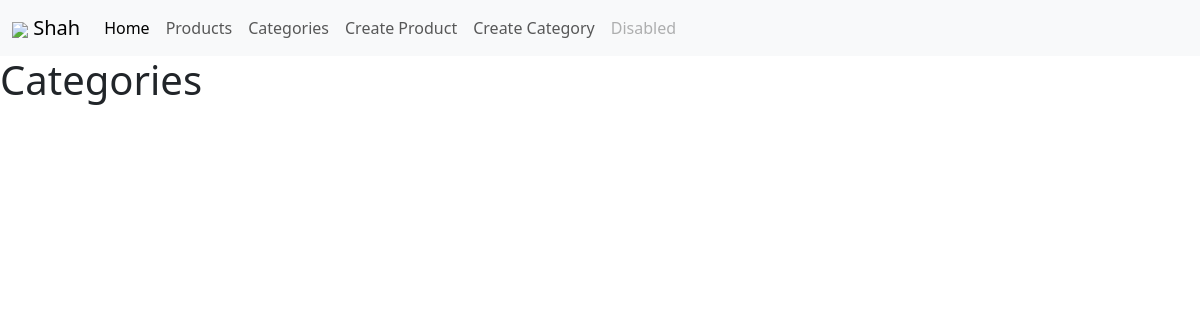
Page /categories/ on the earlier database version.
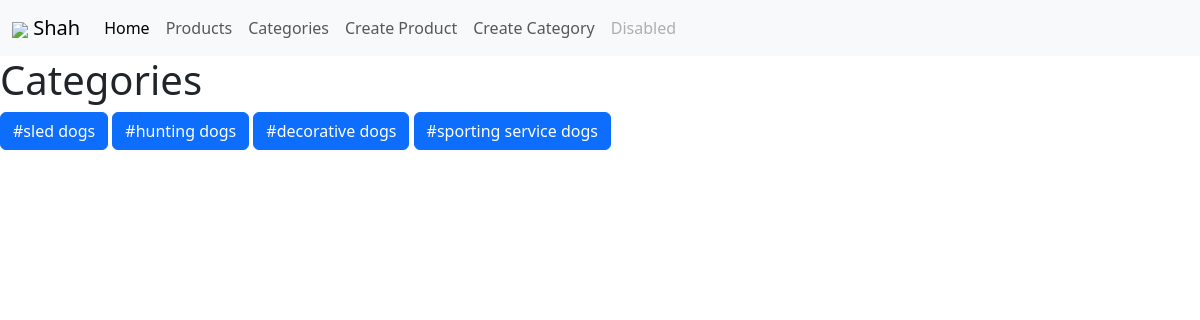
Same page on the later database version.
### post/models.py (models this page shows, shortened)
class Category(models.Model):
    title = models.CharField(max_length=155)

### post/views.py (the view)
# urls.py: path('categories/', views.category_view),
def category_view(request):
    if request.method =='GET':
        categories = Category.objects.all()
        context = {
            'categories': categories,
            'name': 'Mia'
        }
        return render(
            request,
            'products/categories.html',
            context=context
        )

### templates/products/categories.html
{% extends 'index.html' %}
{% block content %}
<h1>
    Categories
</h1>
{% for i in categories %}
    <a href="#" class="btn btn-primary">#{{ i.title }}</a>
{% endfor %}
{% endblock %}

Differences in the rows shown:
added Category: title "sled dogs"
added Category: title "hunting dogs"
added Category: title "decorative dogs"
added Category: title "sporting service dogs"
